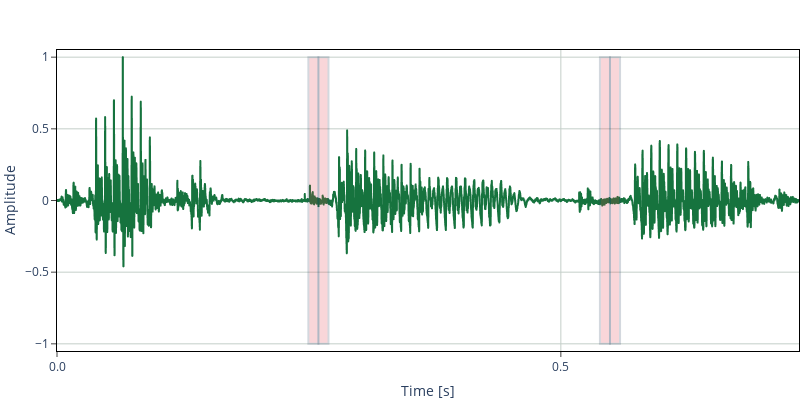

Notebook code cell kept with this figure:
### Code cell
app.plot_sample_with_SR()

### Figure 1 — Plotly figure (JSON) as saved in the notebook; plotly's stock layout.template omitted (floating-point values rounded to 4 significant figures; data arrays with more than 128 entries replaced by an {"elided": "..."} marker saying what was removed)
{"data": [{"hovertemplate": "variable=0<br>index=%{x}<br>value=%{y}<extra></extra>", "legendgroup": "0", "line": {"color": "#16733e", "dash": "solid"}, "marker": {"symbol": "circle"}, "mode": "lines", "name": "0", "showlegend": true, "type": "scattergl", "x": {"elided": "16237 int values"}, "xaxis": "x", "y": {"elided": "16237 float values"}, "yaxis": "y"}], "layout": {"height": 400, "hovermode": false, "legend": {"title": {"text": "variable"}, "tracegroupgap": 0}, "margin": {"b": 0, "l": 0, "r": 0, "t": 50}, "shapes": [{"fillcolor": "#e63946", "opacity": 0.2, "type": "rect", "x0": 5500, "x1": 5720, "y0": -1, "y1": 1}, {"fillcolor": "#e63946", "opacity": 0.2, "type": "rect", "x0": 5720, "x1": 5940, "y0": -1, "y1": 1}, {"fillcolor": "#e63946", "opacity": 0.2, "type": "rect", "x0": 11880, "x1": 12100, "y0": -1, "y1": 1}, {"fillcolor": "#e63946", "opacity": 0.2, "type": "rect", "x0": 12100, "x1": 12320, "y0": -1, "y1": 1}], "showlegend": false, "width": 800, "xaxis": {"anchor": "y", "domain": [0, 1], "gridcolor": "#c4cfc9", "linecolor": "black", "mirror": true, "showline": true, "tickmode": "array", "ticks": "outside", "ticktext": ["0.0", "0.5"], "tickvals": [0, 11025], "title": {"text": "Time [s]"}}, "yaxis": {"anchor": "x", "domain": [0, 1], "gridcolor": "#c4cfc9", "linecolor": "black", "mirror": true, "range": [-1.05, 1.05], "ticks": "outside", "title": {"text": "Amplitude"}}}}
